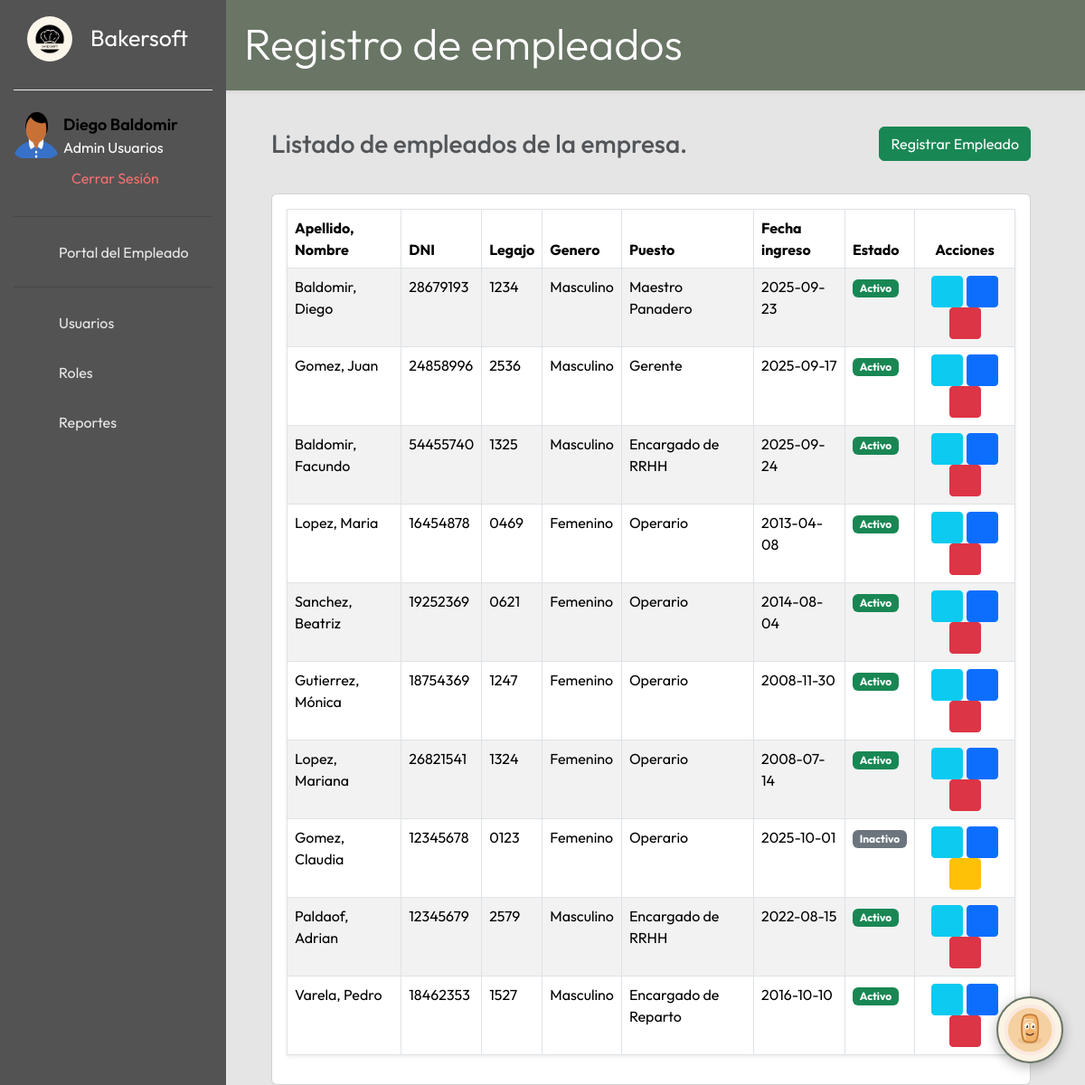
The app's page /admempleados/vista/index.php (signed in) with its own data.
### tables this page shows
CREATE TABLE IF NOT EXISTS `empleados` (
  `id_empleado` int NOT NULL AUTO_INCREMENT,
  `nombre` varchar(100) NOT NULL,
  `apellido` varchar(100) NOT NULL,
  `sexo` enum('Masculino','Femenino','Otro','Prefiero no decir') DEFAULT NULL,
  `id_estado_civil` int DEFAULT NULL,
  `fecha_nac` date DEFAULT NULL,
  `dni` varchar(15) NOT NULL,
  `cuil` varchar(11) DEFAULT NULL,
  `legajo` varchar(20) DEFAULT NULL,
  `email` varchar(100) DEFAULT NULL,
  `telefono` varchar(20) DEFAULT NULL,
  `direccion` varchar(150) DEFAULT NULL,
  `provincia` int NOT NULL,
  `localidad` int NOT NULL,
  `fecha_ingreso` date NOT NULL,
  `id_puesto` int DEFAULT NULL,
  `estado` enum('Activo','Inactivo') NOT NULL DEFAULT 'Activo',
  `eliminado` tinyint(1) NOT NULL DEFAULT '0',
  `fecha_baja` datetime DEFAULT NULL,
  `usuario_id` int DEFAULT NULL,
  PRIMARY KEY (`id_empleado`),
  UNIQUE KEY `dni` (`dni`),
  UNIQUE KEY `uq_empleado_usuario` (`usuario_id`),
  UNIQUE KEY `uq_empleados_cuil` (`cuil`),
  UNIQUE KEY `uq_empleados_legajo` (`legajo`),
  UNIQUE KEY `uq_empleados_usuario` (`usuario_id`),
  KEY `idx_emp_nombre_apellido` (`apellido`,`nombre`),
  KEY `idx_empleados_prov` (`provincia`),
  KEY `idx_empleados_loc` (`localidad`),
  KEY `idx_empleados_eliminado` (`eliminado`),
  KEY `idx_empleados_fecha_baja` (`fecha_baja`),
  KEY `idx_empleados_puesto` (`id_puesto`),
  KEY `idx_empleados_id_estado_civil` (`id_estado_civil`)
);

CREATE TABLE IF NOT EXISTS `puesto` (
  `idPuesto` int NOT NULL AUTO_INCREMENT,
  `descrPuesto` varchar(50) NOT NULL,
  PRIMARY KEY (`idPuesto`)
);

CREATE TABLE IF NOT EXISTS `localidades` (
  `id_localidad` int NOT NULL AUTO_INCREMENT,
  `id_provincia` int NOT NULL,
  `localidad` varchar(255) NOT NULL,
  PRIMARY KEY (`id_localidad`),
  KEY `fk_provincia_localidad` (`id_provincia`)
);

CREATE TABLE IF NOT EXISTS `estado_civil` (
  `id_estado_civil` int NOT NULL AUTO_INCREMENT,
  `descripcion` varchar(50) NOT NULL,
  PRIMARY KEY (`id_estado_civil`),
  UNIQUE KEY `descripcion` (`descripcion`)
);

### config/bd.php (called while the page is built)
<?php
class bd {
    private $host;
    private $dbname;
    private $user;
    private $password;
    function __construct(){
        $this->host = "localhost";
        $this->dbname = "bakersoft";
        $this->user = "root";
        $this->password = "";
    }
    public function conexion(){
    try{
        $PDO = new PDO("mysql:host=".$this->host.";dbname=".$this->dbname,$this->user,$this->password);
        return $PDO;
    }catch(PDOexception $ex){
        return $ex->getMessage();
    }
    }
}
?>

### admempleados/controlador/controladoradmempleado.php (called while the page is built, shortened)
<?php
require_once(__DIR__ . "/../modelo/modeloadmempleado.php");
class ControladorAdmEmpleado
{
    private $modelo;
    public function __construct()
    {
        $this->modelo = new ModeloAdmEmpleado();
    }
    public function listar()
    {
        return $this->modelo->listarTodos();
    }
    public function provincias()
    {
        return $this->modelo->getProvincias();
    }
}

### admempleados/modelo/modeloadmempleado.php (called while the page is built, shortened)
<?php
class ModeloAdmEmpleado
{
    private $PDO;
    public function __construct()
    {
        require_once(__DIR__ . "/../../config/bd.php");
        $con = new bd();
        $this->PDO = $con->conexion();
    }
    public function listarTodos()
    {
        $sql = "SELECT
              e.id_empleado,
              e.nombre,
              e.apellido,
              e.sexo,
              e.fecha_nac,
              e.dni,
              e.cuil,
              e.legajo,
              e.id_puesto AS puesto_id,     -- 🔴 alias que usa la vista
              p.idPuesto  AS idPuesto,      -- (opcional, por si lo usás en otro lado)
              p.descrPuesto,
              e.fecha_ingreso,
              e.estado,
              e.email,
              e.telefono,
              e.direccion,
              e.usuario_id,
              e.provincia,
              e.id_estado_civil          AS estado_civil_id,     -- ✅ ID para el data-*
              ec.descripcion             AS estado_civil,        -- ✅ Texto para el data-*
              e.localidad              AS localidad_id,        -- ✅ ID que usaremos en data-localidad
              l.localidad              AS localidad_nombre,    -- ✅ Texto (por si querés mostrar o usar de fallback)
              CASE
                WHEN u.usuario IS NOT NULL AND u.usuario <> '' THEN u.usuario
                WHEN u.id IS NOT NULL THEN CONCAT('ID ', u.id)
                ELSE ''
              END AS usuario_label
            FROM empleados e
            LEFT JOIN usuarios u ON u.id = e.usuario_id
            LEFT JOIN puesto  p ON p.idPuesto = e.id_puesto
            LEFT JOIN estado_civil ec ON ec.id_estado_civil = e.id_estado_civil
            LEFT JOIN localidades   l  ON l.id_localidad = e.localidad
            WHERE e.eliminado = 0
            ORDER BY e.id_empleado ASC";
        $st = $this->PDO->query($sql);
        return $st ? $st->fetchAll(PDO::FETCH_ASSOC) : [];
    }
    public function getProvincias(): array
    {
        $sql = "SELECT id_provincia, provincia FROM provincias ORDER BY provincia";
        $st = $this->PDO->query($sql);
        return $st ? $st->fetchAll(PDO::FETCH_ASSOC) : [];
    }
}

### admempleados/vista/index.php (the view, shortened to what this page needs)
<?php
include_once("../../includes/head_app.php");
require_once(__DIR__ . "/../controlador/controladoradmempleado.php");
$obj = new ControladorAdmEmpleado();
$filas      = $obj->listar();
$provincias = $obj->provincias();
$provMap = [];
foreach ($provincias as $p) {
    $provMap[(int)$p['id_provincia']] = $p['provincia'];
}
?>
<div class="titulo-contenido shadow-sm">
    <h1 class="display-5">Registro de empleados</h1>
</div>
<div class="contenido-principal">
    <div class="d-flex align-items-center justify-content-between mb-3">
        <div>
            <h3 class="mb-0 text-muted">Listado de empleados de la empresa.</h3>
        </div>
        <div>
            <button type="button" class="btn btn-success" data-bs-toggle="modal" data-bs-target="#nuevoEmpleado">
                Registrar Empleado
            </button>
        </div>
    </div>
    <div class="contenido">
        <div class="card">
            <div class="card-body">
                <div class="tabla-empleados">
                    <table id="Empleados-lista" class="shadow-sm table table-striped table-hover table-bordered">
                        <thead>
                            <tr>
                                <th>Apellido, Nombre</th>
                                <th>DNI</th>
                                <th>Legajo</th>
                                <th>Genero</th>
                                <th>Puesto</th>
                                <th>Fecha ingreso</th>
                                <th>Estado</th>
                                <th class="text-center">Acciones</th>
                            </tr>
                        </thead>
                        <tbody>
                            <?php foreach ($filas as $r): ?>
                                <tr>
                                    <td><?= htmlspecialchars($r['apellido'] . ", " . $r['nombre']) ?></td>
                                    <td><?= htmlspecialchars($r['dni']) ?></td>
                                    <td><?= htmlspecialchars($r['legajo'] ?? '') ?></td>
                                    <td><?= htmlspecialchars($r['sexo'] ?? '') ?></td>
                                    <td><?= htmlspecialchars($r['descrPuesto']) ?></td>
                                    <td><?= htmlspecialchars($r['fecha_ingreso']) ?></td>
                                    <td>
                                        <?php if ($r['estado'] === 'Activo'): ?>
                                            <span class="badge bg-success">Activo</span>
                                        <?php else: ?>
                                            <span class="badge bg-secondary">Inactivo</span>
                                        <?php endif; ?>
                                    </td>
                                    <td class="text-center">
                                        <?php
                                        $provNombre = $provMap[(int)$r['provincia']] ?? '';
                                        $usuarioId    = (int)($r['usuario_id'] ?? 0);
                                        $usuarioLabel = $r['usuario_label'] ?? '';
                                        $puestoId     = (int)($r['puesto_id'] ?? $r['idPuesto'] ?? 0);
                                        $puestoNombre = (string)($r['descrPuesto'] ?? '');
                                        $estadoCivilId  = (int)($r['estado_civil_id'] ?? 0);
                                        $estadoCivilTxt = (string)($r['estado_civil'] ?? '');
                                        $provId   = (int)($r['provincia'] ?? $r['provincia_id'] ?? 0);
                                        $locId    = (int)($r['localidad_id'] ?? $r['localidad'] ?? 0);
                                        $locName  = (string)($r['localidad_nombre'] ?? '');
                                        ?>
                                        <button type="button" class="btn btn-info btn-sm verEmpleado"
                                            data-bs-toggle="modal" data-bs-target="#verEmpleado"
                                            data-id="<?= (int)$r['id_empleado'] ?>"
                                            data-nombre="<?= htmlspecialchars($r['nombre']) ?>"
                                            data-apellido="<?= htmlspecialchars($r['apellido']) ?>"
                                            data-dni="<?= htmlspecialchars($r['dni']) ?>"
                                            data-sexo="<?= htmlspecialchars($r['sexo'] ?? '') ?>"
                                            data-fechanac="<?= htmlspecialchars($r['fecha_nac'] ?? '') ?>"
                                            data-cuil="<?= htmlspecialchars($r['cuil'] ?? '') ?>"
                                            data-legajo="<?= htmlspecialchars($r['legajo'] ?? '') ?>"
                                            data-fecha="<?= htmlspecialchars($r['fecha_ingreso']) ?>"
                                            data-estado="<?= htmlspecialchars($r['estado']) ?>"
                                            data-email="<?= htmlspecialchars($r['email'] ?? '') ?>"
                                            data-telefono="<?= htmlspecialchars($r['telefono'] ?? '') ?>"
                                            data-direccion="<?= htmlspecialchars($r['direccion'] ?? '') ?>"
                                            data-usuario="<?= $usuarioId ?>"
                                            data-usuario-nombre="<?= htmlspecialchars($usuarioLabel) ?>"
                                            data-provincia-nombre="<?= htmlspecialchars($provNombre) ?>"
                                            data-provincia="<?= $provId ?>"
                                            data-localidad="<?= $locId ?>"
                                            data-localidad-nombre="<?= htmlspecialchars($locName, ENT_QUOTES, 'UTF-8') ?>"
                                            data-puesto-id="<?= $puestoId ?>"
                                            data-puesto="<?= htmlspecialchars($puestoNombre) ?>"
                                            data-estado-civil-id="<?= $estadoCivilId ?: '' ?>"
                                            data-estado-civil="<?= htmlspecialchars($estadoCivilTxt, ENT_QUOTES, 'UTF-8') ?>"
                                            title="Ver">
                                        </button>
                                        <button type="button" class="btn btn-primary btn-sm editEmpleado"
                                            data-bs-toggle="modal" data-bs-target="#editarEmpleado"
                                            data-id="<?= (int)$r['id_empleado'] ?>"
                                            data-nombre="<?= htmlspecialchars($r['nombre']) ?>"
                                            data-apellido="<?= htmlspecialchars($r['apellido']) ?>"
                                            data-dni="<?= htmlspecialchars($r['dni']) ?>"
                                            data-sexo="<?= htmlspecialchars($r['sexo'] ?? '') ?>"
                                            data-fechanac="<?= htmlspecialchars($r['fecha_nac'] ?? '') ?>"
                                            data-cuil="<?= htmlspecialchars($r['cuil'] ?? '') ?>"
                                            data-legajo="<?= htmlspecialchars($r['legajo'] ?? '') ?>"
                                            data-fecha="<?= htmlspecialchars($r['fecha_ingreso']) ?>"
                                            data-estado="<?= htmlspecialchars($r['estado']) ?>"
                                            data-email="<?= htmlspecialchars($r['email'] ?? '') ?>"
                                            data-telefono="<?= htmlspecialchars($r['telefono'] ?? '') ?>"
                                            data-direccion="<?= htmlspecialchars($r['direccion'] ?? '') ?>"
                                            data-usuario="<?= $usuarioId ?>"
                                            data-usuario-nombre="<?= htmlspecialchars($usuarioLabel) ?>"
                                            data-provincia="<?= (int)$r['provincia'] ?>"
                                            data-localidad="<?= $locId ?>"
                                            data-localidad-nombre="<?= htmlspecialchars($locName) ?>"
                                            data-puesto-id="<?= $puestoId ?>"
                                            data-puesto="<?= htmlspecialchars($puestoNombre) ?>"
                                            data-estado-civil-id="<?= $estadoCivilId ?: '' ?>"
                                            data-estado-civil="<?= htmlspecialchars($estadoCivilTxt, ENT_QUOTES, 'UTF-8') ?>"
                                            title="Editar">
                                        </button>
                                        <?php
                                        $esActivo = ($r['estado'] === 'Activo');
                                        $btnClase = $esActivo ? 'btn-danger' : 'btn-warning';
                                        $btnTexto = $esActivo ? 'Inactivar' : 'Activar';
                                        ?>
                                        <button class="btn <?= $btnClase ?> btn-sm btnToggleEstado"
                                            data-id="<?= (int)$r['id_empleado'] ?>"
                                            data-apynom="<?= htmlspecialchars($r['apellido'] . ', ' . $r['nombre']) ?>"
                                            data-estado="<?= htmlspecialchars($r['estado']) ?>"
                                            data-bs-toggle="modal" data-bs-target="#cambiarEstadoModal"
                                            title="<?= $btnTexto ?>">
                                        </button>
                                    </td>
                                </tr>
                            <?php endforeach; ?>
                        </tbody>
                    </table>
                </div>
            </div>
        </div>
    </div>
</div>
<?php require_once("foot/foot.php"); ?>

### Bakersoft/rsc/estilos/style.css (style rules this page uses)
:root { --color-barra-lateral:rgb(83, 83, 83); --color-texto:rgb(0,0,0); --color-texto-menu:rgb(233, 233, 233); --color-boton:rgb(0,0,0); --color-boton-texto:rgb(255,255,255); --color-menu-hover:rgb(238,238,238); --color-menu-hover-texto:rgb(0,0,0); --color-linea:rgb(241,241,241); }
* { margin: 0; padding: 0; box-sizing: border-box; font-family: 'Outfit', sans-serif; }
body { height: 100vh; width: 100%; background-color: #E5E5E5; background-position: center; background-size: cover; }

### Bakersoft/rsc/estilos/contenido.css (style rules this page uses)
:root { --color-boton:#157a33; --color-boton-texto:rgb(255, 255, 255); }
.contenido-principal { width: 70%; margin-left: 300px; padding-top: 40px; }
.titulo-contenido { height: 100px; margin-left: 250px; background-color: #697565; padding: 20px; color: white; }
.contenido-principal .contenido { padding-top: 20px; }
.contenido-principal .contenido .tabla-empleados button { width: 35px; height: 35px; padding: 5px; }

### records on screen
empleados: apellido+nombre "Baldomir, Diego", dni "28679193", legajo "1234", sexo "Masculino", id_puesto.descrPuesto "Maestro Panadero", fecha_ingreso "2025-09-23", estado "Activo"
empleados: apellido+nombre "Gomez, Juan", dni "24858996", legajo "2536", sexo "Masculino", id_puesto.descrPuesto "Gerente", fecha_ingreso "2025-09-17", estado "Activo"
empleados: apellido+nombre "Baldomir, Facundo", dni "54455740", legajo "1325", sexo "Masculino", id_puesto.descrPuesto "Encargado de RRHH", fecha_ingreso "2025-09-24", estado "Activo"
empleados: apellido+nombre "Lopez, Maria", dni "16454878", legajo "0469", sexo "Femenino", id_puesto.descrPuesto "Operario", fecha_ingreso "2013-04-08", estado "Activo"
empleados: apellido+nombre "Sanchez, Beatriz", dni "19252369", legajo "0621", sexo "Femenino", id_puesto.descrPuesto "Operario", fecha_ingreso "2014-08-04", estado "Activo"
empleados: apellido+nombre "Gutierrez, Mónica", dni "18754369", legajo "1247", sexo "Femenino", id_puesto.descrPuesto "Operario", fecha_ingreso "2008-11-30", estado "Activo"
empleados: apellido+nombre "Lopez, Mariana", dni "26821541", legajo "1324", sexo "Femenino", id_puesto.descrPuesto "Operario", fecha_ingreso "2008-07-14", estado "Activo"
empleados: apellido+nombre "Gomez, Claudia", dni "12345678", legajo "0123", sexo "Femenino", id_puesto.descrPuesto "Operario", fecha_ingreso "2025-10-01", estado "Inactivo"
empleados: apellido+nombre "Paldaof, Adrian", dni "12345679", legajo "2579", sexo "Masculino", id_puesto.descrPuesto "Encargado de RRHH", fecha_ingreso "2022-08-15", estado "Activo"
empleados: apellido+nombre "Varela, Pedro", dni "18462353", legajo "1527", sexo "Masculino", id_puesto.descrPuesto "Encargado de Reparto", fecha_ingreso "2016-10-10", estado "Activo"

### other values on screen
$_SESSION['nomyapellido'] "Diego Baldomir"
$_SESSION['rol'] "Admin Usuarios"
$item['label'] "Usuarios"
$item['label'] "Roles"
$item['label'] "Reportes"
